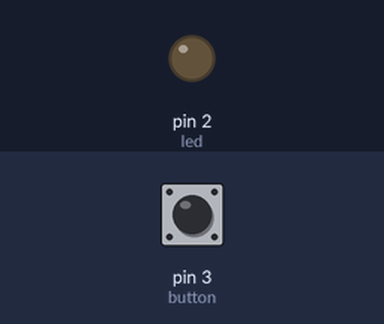
The sketch below on a simulated Arduino Uno, built with avr-gcc and run on an emulated ATmega328P. Parts: output pins drawn as LEDs (lit = HIGH). Inputs (shaded band) come from the test bench; at power-on: pin 3 (button) HIGH.

Above: at 1.2 s.
1.3 s: pin 3 (button) pulled LOW for 0.15 s
At 2.5 s:
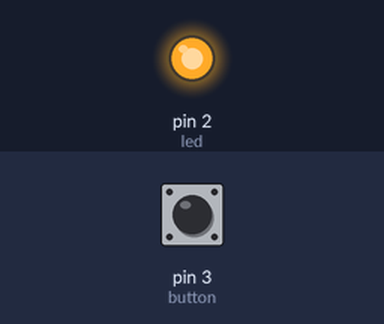
2.9 s: pin 3 (button) pulled LOW for 1 s
At 3.9 s:
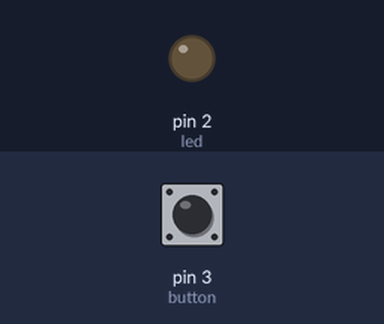
5.4 s: pin 3 (button) pulled LOW for 3.2 s
At 5.8 s:
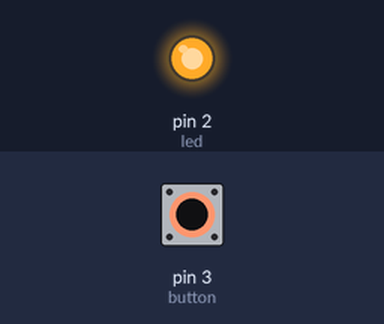
Timing chart, 0 to 8.4 s (numbered marks = the images above; inputs shaded):
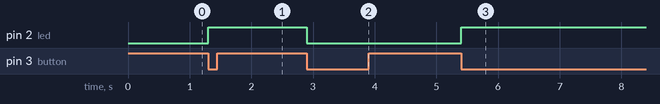

The sketch:

3.toggle_with_interrupt.ino
```cpp
const uint8_t led=2; // here i use contant unsign interger for 8 bit microcontroller
const uint8_t button=3;

// Globles
uint8_t led_state=0;

void setup() {
  pinMode(2,OUTPUT);
  pinMode(3,INPUT_PULLUP);
  attachInterrupt(digitalPinToInterrupt(button),toggle,FALLING);
}

void loop()
{
    delay(200);
}

void toggle()
{
  led_state=!led_state;
  digitalWrite(led,led_state);
}
```

Measured:
- after the input at 1.3 s, pin 2 (led): LOW → HIGH at once
- after the input at 2.9 s, pin 2 (led): HIGH → LOW at once
- after the input at 5.4 s, pin 2 (led): LOW → HIGH at once
